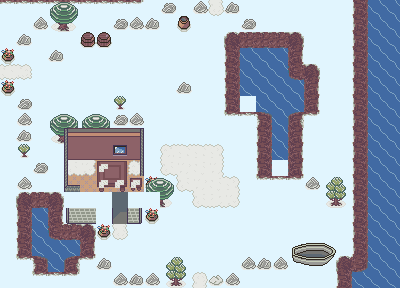

This is a level from a 2D game, rendered from its Tiled map with the project's own tilesets. A one-line summary and the map file follow, with tile-layer data summarised:
An orthogonal 25x18 tile map with 16x16 px tiles, 3 tile layers (Tile Layer 1, Tile Layer 2, Tile Layer 3), 6 tilesets and 18 objects (9x Ground, 3x Door, 2x Solid, NPC).

<map version="1.9" tiledversion="1.9.0" orientation="orthogonal" renderorder="right-down" width="25" height="18" tilewidth="16" tileheight="16" infinite="0" backgroundcolor="#e1f5fe" nextlayerid="14" nextobjectid="81">
 <properties>
  <property name="map-name" value="Route 6" />
  <property name="milla">(if (!get "049-milla-fresh-water")
  (begin
    (dialog '(("/milla" "Hey, I found this bottle near here.\nHere you go.")))
    (give-item "fresh-water")
    (set "049-milla-fresh-water" #t))
  (dialog '(("/milla" "If I find something interesting I'll give it to you."))))</property>
  <property name="music" value="route-2" />
 </properties>
 <tileset firstgid="1" source="../tilesets/outdoor-1.tsx" />
 <tileset firstgid="129" source="../tilesets/monsters.tsx" />
 <tileset firstgid="204" source="../tilesets/npc_common.tsx" />
 <tileset firstgid="256" source="../tilesets/outdoor-2.tsx" />
 <tileset firstgid="416" source="../tilesets/indoor.tsx" />
 <tileset firstgid="472" source="../tilesets/basic.tsx" />
 <layer id="1" name="Tile Layer 1" width="25" height="18">
  <data>[450 cells, 229 non-empty, 54 distinct tile ids]</data>
 </layer>
 <layer id="6" name="Tile Layer 2" width="25" height="18">
  <data>[450 cells, 15 non-empty, 15 distinct tile ids]</data>
 </layer>
 <objectgroup id="9" name="npc">
  <object id="59" class="NPC" gid="214" x="80" y="176" width="16" height="16">
   <properties>
    <property name="action" value="(dialog '((&quot;/&quot; &quot;My roof burned.\nYes, okay, it keeps snowing in my house, but it's nice to be able to watch the sky.&quot;)))" />
   </properties>
  </object>
 </objectgroup>
 <objectgroup id="10" name="spawn points">
  <object id="51" class="Door" x="208" y="0" width="16" height="16">
   <properties>
    <property name="roomId" value="51" />
   </properties>
  </object>
  <object id="54" class="Door" x="0" y="64" width="16" height="16">
   <properties>
    <property name="orientation" type="int" value="2" />
    <property name="roomId" value="50" />
   </properties>
  </object>
  <object id="60" class="Door" x="192" y="272" width="16" height="16">
   <properties>
    <property name="mainDoor" type="bool" value="true" />
    <property name="orientation" type="int" value="1" />
    <property name="roomId" value="48" />
   </properties>
  </object>
 </objectgroup>
 <layer id="13" name="Tile Layer 3" width="25" height="18">
  <data>[450 cells, 17 non-empty, 8 distinct tile ids]</data>
 </layer>
 <objectgroup id="8" name="items">
  <object id="61" class="Ground" gid="353" x="112" y="192" width="16" height="16">
   <properties>
    <property name="action" value="(dialog '((&quot;sheet-of-paper/book&quot; &quot;Well, this is / My final abode / The snow lay 1 meter.&quot;)))" />
    <property name="priority" type="int" value="900" />
   </properties>
  </object>
  <object id="63" class="Ground" gid="335" x="112" y="208" width="16" height="16">
   <properties>
    <property name="priority" type="int" value="900" />
   </properties>
  </object>
  <object id="65" class="Ground" gid="353" x="80" y="192" width="16" height="16">
   <properties>
    <property name="priority" type="int" value="900" />
   </properties>
  </object>
  <object id="66" class="Ground" gid="353" x="96" y="192" width="16" height="16">
   <properties>
    <property name="action" value="(dialog '((&quot;sheet-of-paper/book&quot; &quot;Just being here / I am here / And the snow falls.&quot;)))" />
    <property name="priority" type="int" value="900" />
   </properties>
  </object>
  <object id="68" class="Ground" gid="361" x="80" y="208" width="16" height="16">
   <properties>
    <property name="priority" type="int" value="900" />
   </properties>
  </object>
  <object id="69" class="Ground" gid="361" x="96" y="208" width="16" height="16">
   <properties>
    <property name="priority" type="int" value="900" />
   </properties>
  </object>
  <object id="70" class="Ground" gid="360" x="64" y="208" width="16" height="16">
   <properties>
    <property name="priority" type="int" value="900" />
   </properties>
  </object>
  <object id="71" class="Solid" gid="370" x="96" y="224" width="16" height="16">
   <properties>
    <property name="action">(if (= (orientation) 1)
  (dialog '(("It's not a good thing to look into other people's homes."))))</property>
    <property name="priority" type="int" value="-200" />
   </properties>
  </object>
  <object id="72" class="Ground" gid="356" x="128" y="192" width="16" height="16">
   <properties>
    <property name="action" value="(dialog '((&quot;sheet-of-paper/book&quot; &quot;Bitter winter wind / Ends there / Sound of the sea.&quot;)))" />
    <property name="priority" type="int" value="900" />
   </properties>
  </object>
  <object id="73" class="Ground" gid="364" x="128" y="208" width="16" height="16">
   <properties>
    <property name="priority" type="int" value="900" />
   </properties>
  </object>
  <object id="74" class="Solid" gid="328" x="144" y="208" width="16" height="16">
   <properties>
    <property name="action">(if (! (= (orientation) 2))
  (dialog '(("This is a common tree in this area."))))</property>
    <property name="priority" type="int" value="-200" />
   </properties>
  </object>
  <object id="77" gid="484" x="192" y="240" width="16" height="16">
   <properties>
    <property name="healthPointsDelta" type="int" value="120" />
   </properties>
  </object>
  <object id="79" gid="391" x="240" y="112" width="16" height="16">
   <properties>
    <property name="action" value="(dialog '((&quot;A small pond.&quot;)))" />
   </properties>
  </object>
  <object id="80" gid="391" x="272" y="176" width="16" height="16">
   <properties>
    <property name="action" value="(dialog '((&quot;A small pond.&quot;)))" />
   </properties>
  </object>
 </objectgroup>
</map>
